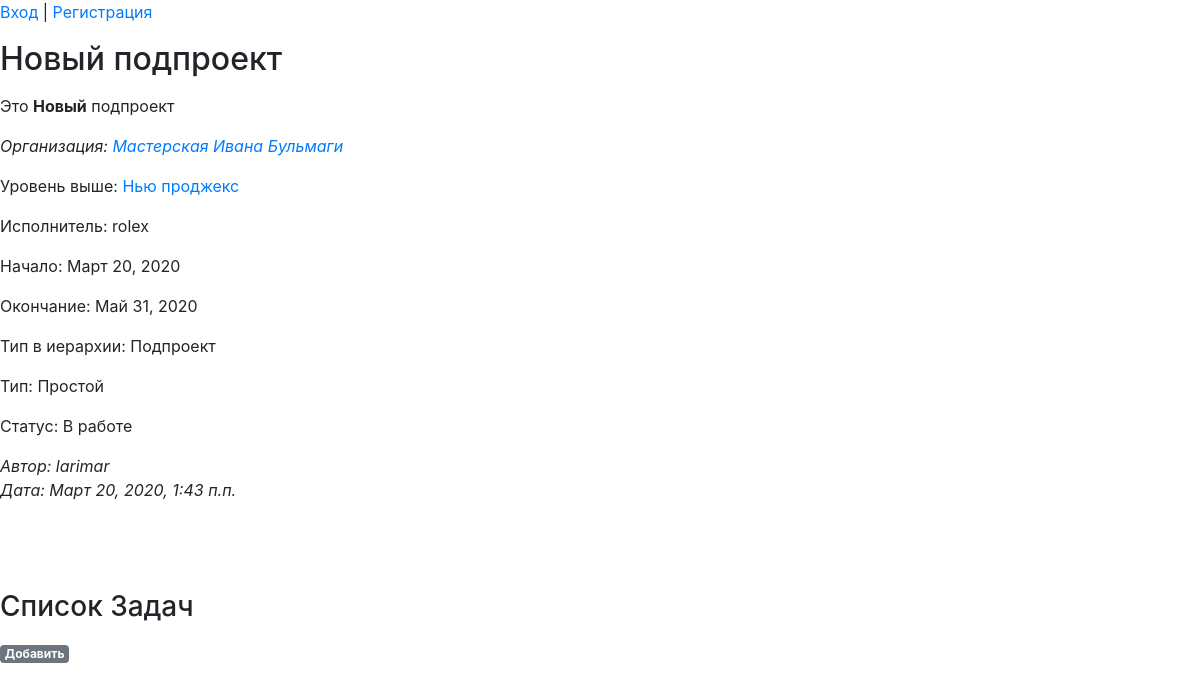
The page /projects/prj/tasks_page/14/0 on the database as committed earlier.
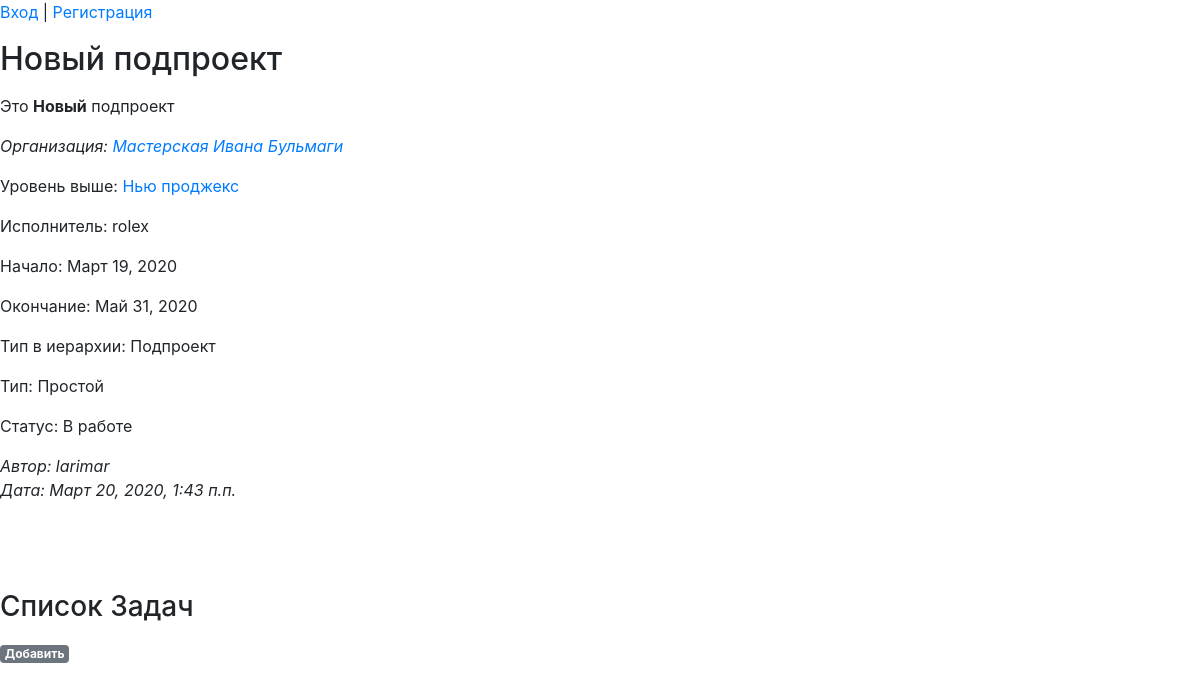
The same page on the database as committed later.
### projects/models.py (models this page shows, shortened)
class Project(MPTTModel):
    name = models.CharField("Наименование", max_length=64)
    description = RichTextUploadingField("Описание")
    datebegin = models.DateField("Начало")
    dateend = models.DateField("Окончание")
    company = models.ForeignKey('companies.Company', on_delete=models.CASCADE, related_name='resultcompany', verbose_name="Компания")
    parent = TreeForeignKey('self', null=True, blank=True, limit_choices_to={'is_active':True}, on_delete=models.CASCADE, related_name='project_children', verbose_name="Проект верхнего уровня")
    assigner = models.ForeignKey('auth.User', on_delete=models.CASCADE, related_name='project_assigner', verbose_name="Исполнитель")
    structure_type = models.ForeignKey('Dict_ProjectStructureType', limit_choices_to={'is_active':True}, on_delete=models.CASCADE, related_name='project_structure_type', verbose_name="Тип проекта в иерархии")
    type = models.ForeignKey('Dict_ProjectType', limit_choices_to={'is_active':True}, on_delete=models.CASCADE, related_name='project_type', verbose_name="Тип")
    status = models.ForeignKey('Dict_ProjectStatus', limit_choices_to={'is_active':True}, on_delete=models.CASCADE, related_name='project_status', verbose_name="Статус")
    datecreate = models.DateTimeField("Создан", auto_now_add=True)
    dateclose = models.DateTimeField("Дата закрытия", auto_now_add=False, blank=True, null=True)
    author = models.ForeignKey('auth.User', on_delete=models.CASCADE, verbose_name="Автор")
    is_active = models.BooleanField("Активность", default=True)
    class MPTTMeta:
        order_insertion_by = ['name']
    class Meta:
        verbose_name = 'Проект'
        verbose_name_plural = 'Проекты'

class Dict_ProjectStructureType(models.Model):
    name = models.CharField("Наименование", max_length=64)
    sort = models.PositiveSmallIntegerField(default=1, blank=True, null=True)
    name_lang = models.CharField("Перевод", max_length=64, blank=True, null=True)
    is_active = models.BooleanField("Активность", default=True)
    class Meta:
        ordering = ('sort',)
        verbose_name = 'Тип проектов в иерархии'
        verbose_name_plural = 'Типы проектов в иерархии'
    def __str__(self):
        return (self.name)

class Dict_ProjectType(models.Model):
    name = models.CharField("Наименование", max_length=64)
    sort = models.PositiveSmallIntegerField(default=1, blank=True, null=True)
    name_lang = models.CharField("Перевод", max_length=64, blank=True, null=True)
    is_active = models.BooleanField("Активность", default=True)
    class Meta:
        ordering = ('sort',)
        verbose_name = 'Тип проекта'
        verbose_name_plural = 'Типы проектов'
    def __str__(self):
        return (self.name)

class Dict_ProjectStatus(models.Model):
    name = models.CharField("Наименование", max_length=64)
    sort = models.PositiveSmallIntegerField(default=1, blank=True, null=True)
    name_lang = models.CharField("Перевод", max_length=64, blank=True, null=True)
    is_close = models.BooleanField("Закрывает проект", default=False)
    is_active = models.BooleanField("Активность", default=True)
    class Meta:
        ordering = ('sort',)
        verbose_name = 'Статус проекта'
        verbose_name_plural = 'Статусы проектов'
    def __str__(self):
        return (self.name)

### companies/models.py (models this page shows, shortened)
class Company(MPTTModel):
    name = models.CharField("Наименование", max_length=64)
    description = RichTextUploadingField("Описание")
    parent = TreeForeignKey('self', null=True, blank=True, limit_choices_to={'is_active':True}, on_delete=models.CASCADE, related_name='company_children', verbose_name="Головная организация")
    structure_type = models.ForeignKey('Dict_CompanyStructureType', limit_choices_to={'is_active':True}, on_delete=models.CASCADE, related_name='company_structure_type', verbose_name="Тип в оргструктуре")
    type = models.ForeignKey('Dict_CompanyType', limit_choices_to={'is_active':True}, on_delete=models.CASCADE, related_name='company_type', verbose_name="Тип")
    datecreate = models.DateTimeField("Создана", auto_now_add=True)
    author = models.ForeignKey('auth.User', on_delete=models.CASCADE, verbose_name="Автор")
    is_active = models.BooleanField("Активность", default=True)
    def __str__(self):
        return (self.name)
    class MPTTMeta:
        order_insertion_by = ['name']
    class Meta:
        verbose_name = 'Организация'
        verbose_name_plural = 'Организации'

### projects/views.py (the view)
# urls.py: path('tasks_page/<int:projectid>/<int:pk>', views.tasks, name = 'tasks'),
def tasks(request, projectid, pk):
    current_project = Project.objects.get(id=projectid)
    if pk == 0:
       current_task = 0
       tree_task_id = 0
       root_task_id = 0
       tree_task_id = 0
    else:
       current_task = Task.objects.get(id=pk)
       tree_task_id = current_task.tree_id
       root_task_id = current_task.get_root().id
       tree_task_id = current_task.tree_id
    button_project_create = ''
    button_project_update = ''
    button_task_create = ''
    button_project_create = 'Добавить'
    button_project_update = 'Изменить'
    button_task_create = 'Добавить'
    return render(request, "project_detail.html", {
                              'nodes':Task.objects.all(),
                              'current_task':current_task,
                              'root_task_id':root_task_id,
                              'tree_task_id':tree_task_id,
                              'current_project':current_project,
                              'projectid':projectid,
                              'button_project_create': button_project_create,
                              'button_project_update': button_project_update,
                              'button_task_create': button_task_create,
                                                })

### templates/project_detail.html (shortened to what this page needs)
{% extends 'base.html' %}
{% block project %}
  <div class="project-entry">
    <p><h2>{{ current_project.name }}
    </h2></p>
    <p>{% autoescape off %}{{ current_project.description }}{% endautoescape %}</p>
    <i><p>Организация: <a href="{% url 'my_project:projects' current_project.company.pk 0 %}">{{ current_project.company }}</a></p></i>
    {% if current_project.parent %}
       <p>Уровень выше: <a href="{% url 'my_project:tasks' current_project.parent.pk 0 %}">{{ current_project.parent.name }}</a></p>
    {% endif %}
    <p>Исполнитель: {{ current_project.assigner }}</p>
    <p>Начало: {{ current_project.datebegin }}</p>
    <p>Окончание: {{ current_project.dateend }}</p>
    <p>Тип в иерархии: {{ current_project.structure_type }}</p>
    <p>Тип: {{ current_project.type }}</p>
    <p>Статус: {{ current_project.status }}</p>
    <em>Автор: {{ current_project.author }}</em><br />
    <em>Дата: {{ current_project.datecreate }}</em>
    <p>&nbsp;</p>
  </div>
  <br /><br />
{% endblock project %}
{% block list %}
   <div class="task-list">
        <h3>Список Задач</h3>
        {% load mptt_tags %}
   </div>
   <div class="task-entry"></div><a href="{% url 'my_project:task_create' projectid 0 %}" class="top-menu"><span class="badge badge-secondary">{{ button_task_create }}</span></a></div>
   {% endblock list %}

Rows that differ between the two databases and show on the page:
changed Project "Новый подпроект": datebegin "Март 20, 2020" → "Март 19, 2020"
